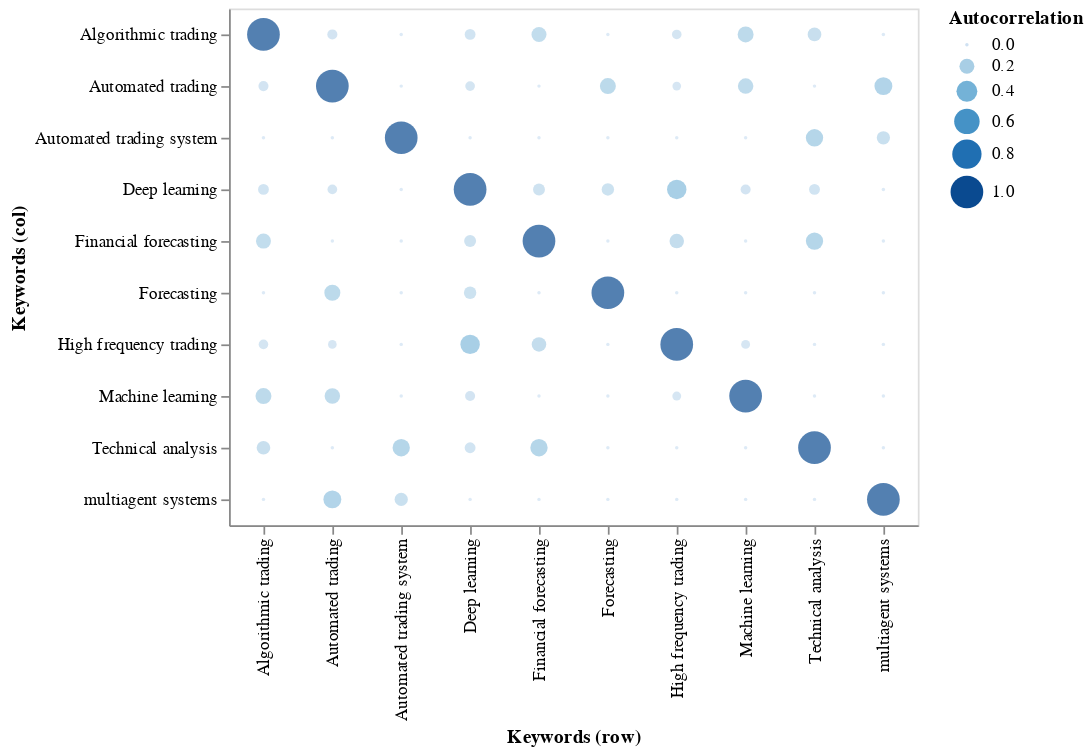

The cell this chart's notebook holds for it:
### Code cell
alt_circleplot(
    correlation(
    df=records,
    termA='Keywords',
    sepA=';'))

### Figure 1 — Vega-Lite specification as saved in the notebook (floating-point values rounded to 4 significant figures)
{"$schema": "https://vega.github.io/schema/vega-lite/v3.4.0.json", "config": {"mark": {"tooltip": null}, "view": {"height": 300, "width": 400}}, "data": {"name": "data-14b84e43e371b541f1df2b1a679347e6"}, "datasets": {"data-14b84e43e371b541f1df2b1a679347e6": [{"Autocorrelation": 1, "Keywords (col)": "Algorithmic trading", "Keywords (row)": "Algorithmic trading"}, {"Autocorrelation": 0.0849, "Keywords (col)": "Automated trading", "Keywords (row)": "Algorithmic trading"}, {"Autocorrelation": 0, "Keywords (col)": "Automated trading system", "Keywords (row)": "Algorithmic trading"}, {"Autocorrelation": 0.09914, "Keywords (col)": "Deep learning", "Keywords (row)": "Algorithmic trading"}, {"Autocorrelation": 0.2013, "Keywords (col)": "Financial forecasting", "Keywords (row)": "Algorithmic trading"}, {"Autocorrelation": 0, "Keywords (col)": "Forecasting", "Keywords (row)": "Algorithmic trading"}, {"Autocorrelation": 0.07543, "Keywords (col)": "High frequency trading", "Keywords (row)": "Algorithmic trading"}, {"Autocorrelation": 0.228, "Keywords (col)": "Machine learning", "Keywords (row)": "Algorithmic trading"}, {"Autocorrelation": 0.1644, "Keywords (col)": "Technical analysis", "Keywords (row)": "Algorithmic trading"}, {"Autocorrelation": 0, "Keywords (col)": "multiagent systems", "Keywords (row)": "Algorithmic trading"}, {"Autocorrelation": 0.0849, "Keywords (col)": "Algorithmic trading", "Keywords (row)": "Automated trading"}, {"Autocorrelation": 1, "Keywords (col)": "Automated trading", "Keywords (row)": "Automated trading"}, {"Autocorrelation": 0, "Keywords (col)": "Automated trading system", "Keywords (row)": "Automated trading"}, {"Autocorrelation": 0.07785, "Keywords (col)": "Deep learning", "Keywords (row)": "Automated trading"}, {"Autocorrelation": 0, "Keywords (col)": "Financial forecasting", "Keywords (row)": "Automated trading"}, {"Autocorrelation": 0.2309, "Keywords (col)": "Forecasting", "Keywords (row)": "Automated trading"}, {"Autocorrelation": 0.05923, "Keywords (col)": "High frequency trading", "Keywords (row)": "Automated trading"}, {"Autocorrelation": 0.2148, "Keywords (col)": "Machine learning", "Keywords (row)": "Automated trading"}, {"Autocorrelation": 0, "Keywords (col)": "Technical analysis", "Keywords (row)": "Automated trading"}, {"Autocorrelation": 0.2928, "Keywords (col)": "multiagent systems", "Keywords (row)": "Automated trading"}, {"Autocorrelation": 0, "Keywords (col)": "Algorithmic trading", "Keywords (row)": "Automated trading system"}, {"Autocorrelation": 0, "Keywords (col)": "Automated trading", "Keywords (row)": "Automated trading system"}, {"Autocorrelation": 1, "Keywords (col)": "Automated trading system", "Keywords (row)": "Automated trading system"}, {"Autocorrelation": 0, "Keywords (col)": "Deep learning", "Keywords (row)": "Automated trading system"}, {"Autocorrelation": 0, "Keywords (col)": "Financial forecasting", "Keywords (row)": "Automated trading system"}, {"Autocorrelation": 0, "Keywords (col)": "Forecasting", "Keywords (row)": "Automated trading system"}, {"Autocorrelation": 0, "Keywords (col)": "High frequency trading", "Keywords (row)": "Automated trading system"}, {"Autocorrelation": 0, "Keywords (col)": "Machine learning", "Keywords (row)": "Automated trading system"}, {"Autocorrelation": 0.2722, "Keywords (col)": "Technical analysis", "Keywords (row)": "Automated trading system"}, {"Autocorrelation": 0.1543, "Keywords (col)": "multiagent systems", "Keywords (row)": "Automated trading system"}, {"Autocorrelation": 0.09914, "Keywords (col)": "Algorithmic trading", "Keywords (row)": "Deep learning"}, {"Autocorrelation": 0.07785, "Keywords (col)": "Automated trading", "Keywords (row)": "Deep learning"}, {"Autocorrelation": 0, "Keywords (col)": "Automated trading system", "Keywords (row)": "Deep learning"}, {"Autocorrelation": 1, "Keywords (col)": "Deep learning", "Keywords (row)": "Deep learning"}, {"Autocorrelation": 0.1231, "Keywords (col)": "Financial forecasting", "Keywords (row)": "Deep learning"}, {"Autocorrelation": 0.1348, "Keywords (col)": "Forecasting", "Keywords (row)": "Deep learning"}, {"Autocorrelation": 0.3459, "Keywords (col)": "High frequency trading", "Keywords (row)": "Deep learning"}, {"Autocorrelation": 0.08362, "Keywords (col)": "Machine learning", "Keywords (row)": "Deep learning"}, {"Autocorrelation": 0.1005, "Keywords (col)": "Technical analysis", "Keywords (row)": "Deep learning"}, {"Autocorrelation": 0, "Keywords (col)": "multiagent systems", "Keywords (row)": "Deep learning"}, {"Autocorrelation": 0.2013, "Keywords (col)": "Algorithmic trading", "Keywords (row)": "Financial forecasting"}, {"Autocorrelation": 0, "Keywords (col)": "Automated trading", "Keywords (row)": "Financial forecasting"}, {"Autocorrelation": 0, "Keywords (col)": "Automated trading system", "Keywords (row)": "Financial forecasting"}, {"Autocorrelation": 0.1231, "Keywords (col)": "Deep learning", "Keywords (row)": "Financial forecasting"}, {"Autocorrelation": 1, "Keywords (col)": "Financial forecasting", "Keywords (row)": "Financial forecasting"}, {"Autocorrelation": 0, "Keywords (col)": "Forecasting", "Keywords (row)": "Financial forecasting"}, {"Autocorrelation": 0.1873, "Keywords (col)": "High frequency trading", "Keywords (row)": "Financial forecasting"}, {"Autocorrelation": 0, "Keywords (col)": "Machine learning", "Keywords (row)": "Financial forecasting"}, {"Autocorrelation": 0.2722, "Keywords (col)": "Technical analysis", "Keywords (row)": "Financial forecasting"}, {"Autocorrelation": 0, "Keywords (col)": "multiagent systems", "Keywords (row)": "Financial forecasting"}, {"Autocorrelation": 0, "Keywords (col)": "Algorithmic trading", "Keywords (row)": "Forecasting"}, {"Autocorrelation": 0.2309, "Keywords (col)": "Automated trading", "Keywords (row)": "Forecasting"}, {"Autocorrelation": 0, "Keywords (col)": "Automated trading system", "Keywords (row)": "Forecasting"}, {"Autocorrelation": 0.1348, "Keywords (col)": "Deep learning", "Keywords (row)": "Forecasting"}, {"Autocorrelation": 0, "Keywords (col)": "Financial forecasting", "Keywords (row)": "Forecasting"}, {"Autocorrelation": 1, "Keywords (col)": "Forecasting", "Keywords (row)": "Forecasting"}, {"Autocorrelation": 0, "Keywords (col)": "High frequency trading", "Keywords (row)": "Forecasting"}, {"Autocorrelation": 0, "Keywords (col)": "Machine learning", "Keywords (row)": "Forecasting"}, {"Autocorrelation": 0, "Keywords (col)": "Technical analysis", "Keywords (row)": "Forecasting"}, {"Autocorrelation": 0, "Keywords (col)": "multiagent systems", "Keywords (row)": "Forecasting"}, {"Autocorrelation": 0.07543, "Keywords (col)": "Algorithmic trading", "Keywords (row)": "High frequency trading"}, {"Autocorrelation": 0.05923, "Keywords (col)": "Automated trading", "Keywords (row)": "High frequency trading"}, {"Autocorrelation": 0, "Keywords (col)": "Automated trading system", "Keywords (row)": "High frequency trading"}, {"Autocorrelation": 0.3459, "Keywords (col)": "Deep learning", "Keywords (row)": "High frequency trading"}, {"Autocorrelation": 0.1873, "Keywords (col)": "Financial forecasting", "Keywords (row)": "High frequency trading"}, {"Autocorrelation": 0, "Keywords (col)": "Forecasting", "Keywords (row)": "High frequency trading"}, {"Autocorrelation": 1, "Keywords (col)": "High frequency trading", "Keywords (row)": "High frequency trading"}, {"Autocorrelation": 0.06363, "Keywords (col)": "Machine learning", "Keywords (row)": "High frequency trading"}, {"Autocorrelation": 0, "Keywords (col)": "Technical analysis", "Keywords (row)": "High frequency trading"}, {"Autocorrelation": 0, "Keywords (col)": "multiagent systems", "Keywords (row)": "High frequency trading"}, {"Autocorrelation": 0.228, "Keywords (col)": "Algorithmic trading", "Keywords (row)": "Machine learning"}, {"Autocorrelation": 0.2148, "Keywords (col)": "Automated trading", "Keywords (row)": "Machine learning"}, {"Autocorrelation": 0, "Keywords (col)": "Automated trading system", "Keywords (row)": "Machine learning"}, {"Autocorrelation": 0.08362, "Keywords (col)": "Deep learning", "Keywords (row)": "Machine learning"}, {"Autocorrelation": 0, "Keywords (col)": "Financial forecasting", "Keywords (row)": "Machine learning"}, {"Autocorrelation": 0, "Keywords (col)": "Forecasting", "Keywords (row)": "Machine learning"}, {"Autocorrelation": 0.06363, "Keywords (col)": "High frequency trading", "Keywords (row)": "Machine learning"}, {"Autocorrelation": 1, "Keywords (col)": "Machine learning", "Keywords (row)": "Machine learning"}, {"Autocorrelation": 0, "Keywords (col)": "Technical analysis", "Keywords (row)": "Machine learning"}, {"Autocorrelation": 0, "Keywords (col)": "multiagent systems", "Keywords (row)": "Machine learning"}, {"Autocorrelation": 0.1644, "Keywords (col)": "Algorithmic trading", "Keywords (row)": "Technical analysis"}, {"Autocorrelation": 0, "Keywords (col)": "Automated trading", "Keywords (row)": "Technical analysis"}, {"Autocorrelation": 0.2722, "Keywords (col)": "Automated trading system", "Keywords (row)": "Technical analysis"}, {"Autocorrelation": 0.1005, "Keywords (col)": "Deep learning", "Keywords (row)": "Technical analysis"}, {"Autocorrelation": 0.2722, "Keywords (col)": "Financial forecasting", "Keywords (row)": "Technical analysis"}, {"Autocorrelation": 0, "Keywords (col)": "Forecasting", "Keywords (row)": "Technical analysis"}, {"Autocorrelation": 0, "Keywords (col)": "High frequency trading", "Keywords (row)": "Technical analysis"}, {"Autocorrelation": 0, "Keywords (col)": "Machine learning", "Keywords (row)": "Technical analysis"}, {"Autocorrelation": 1, "Keywords (col)": "Technical analysis", "Keywords (row)": "Technical analysis"}, {"Autocorrelation": 0, "Keywords (col)": "multiagent systems", "Keywords (row)": "Technical analysis"}, {"Autocorrelation": 0, "Keywords (col)": "Algorithmic trading", "Keywords (row)": "multiagent systems"}, {"Autocorrelation": 0.2928, "Keywords (col)": "Automated trading", "Keywords (row)": "multiagent systems"}, {"Autocorrelation": 0.1543, "Keywords (col)": "Automated trading system", "Keywords (row)": "multiagent systems"}, {"Autocorrelation": 0, "Keywords (col)": "Deep learning", "Keywords (row)": "multiagent systems"}, {"Autocorrelation": 0, "Keywords (col)": "Financial forecasting", "Keywords (row)": "multiagent systems"}, {"Autocorrelation": 0, "Keywords (col)": "Forecasting", "Keywords (row)": "multiagent systems"}, {"Autocorrelation": 0, "Keywords (col)": "High frequency trading", "Keywords (row)": "multiagent systems"}, {"Autocorrelation": 0, "Keywords (col)": "Machine learning", "Keywords (row)": "multiagent systems"}, {"Autocorrelation": 0, "Keywords (col)": "Technical analysis", "Keywords (row)": "multiagent systems"}, {"Autocorrelation": 1, "Keywords (col)": "multiagent systems", "Keywords (row)": "multiagent systems"}]}, "encoding": {"color": {"field": "Autocorrelation", "type": "quantitative"}, "size": {"field": "Autocorrelation", "type": "quantitative"}, "x": {"axis": {"labelAngle": 270}, "field": "Keywords (row)", "type": "nominal"}, "y": {"field": "Keywords (col)", "type": "nominal"}}, "mark": "circle"}
